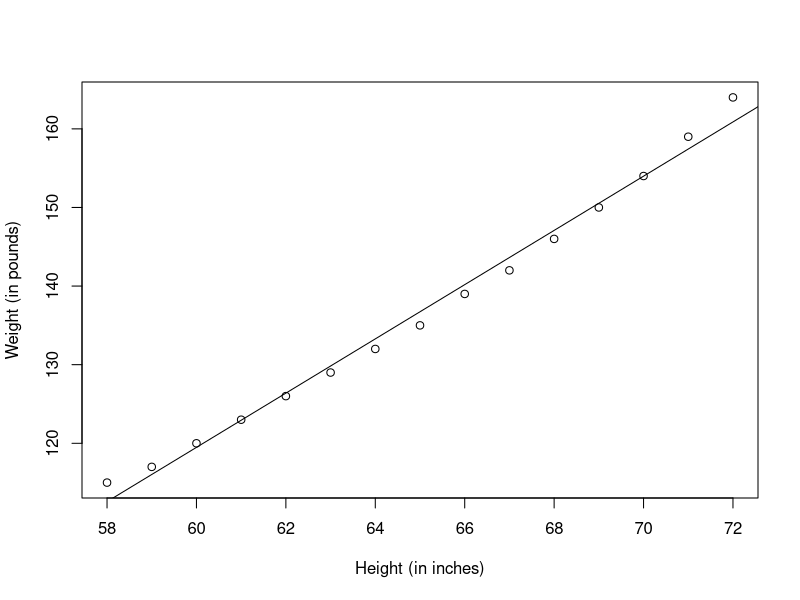
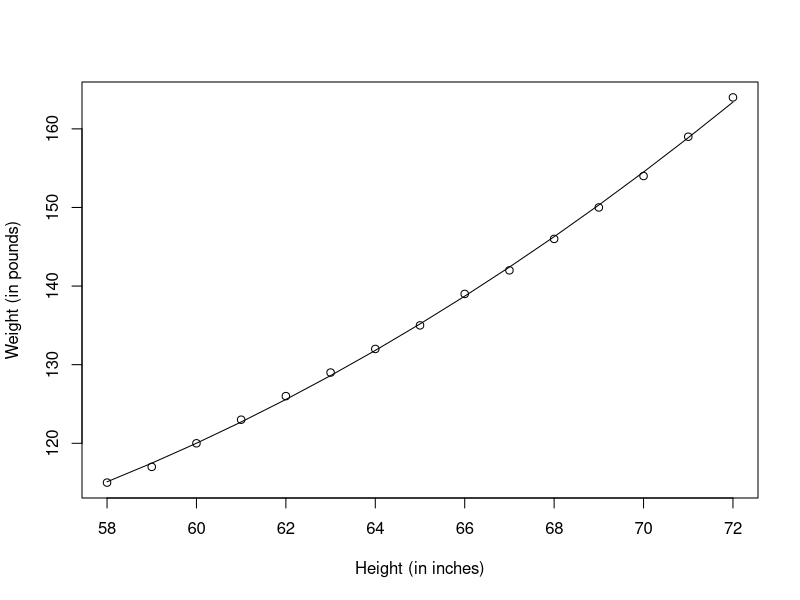
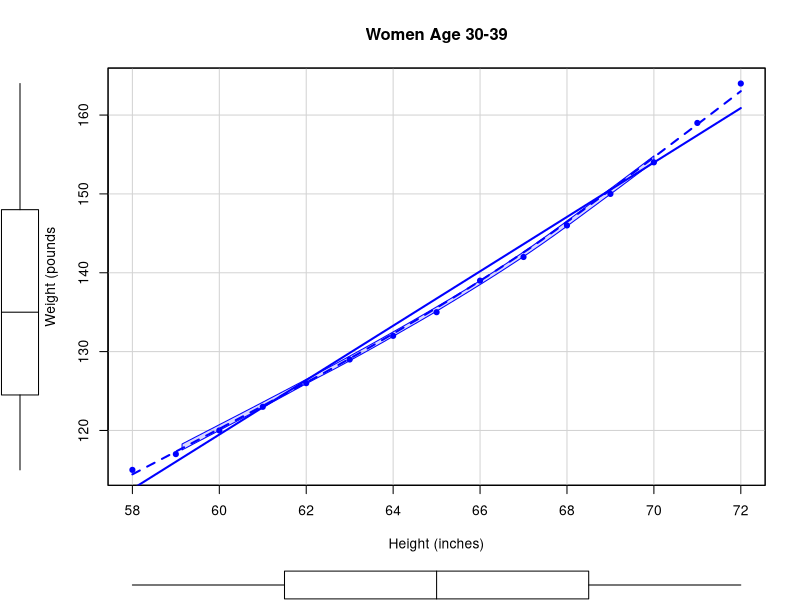
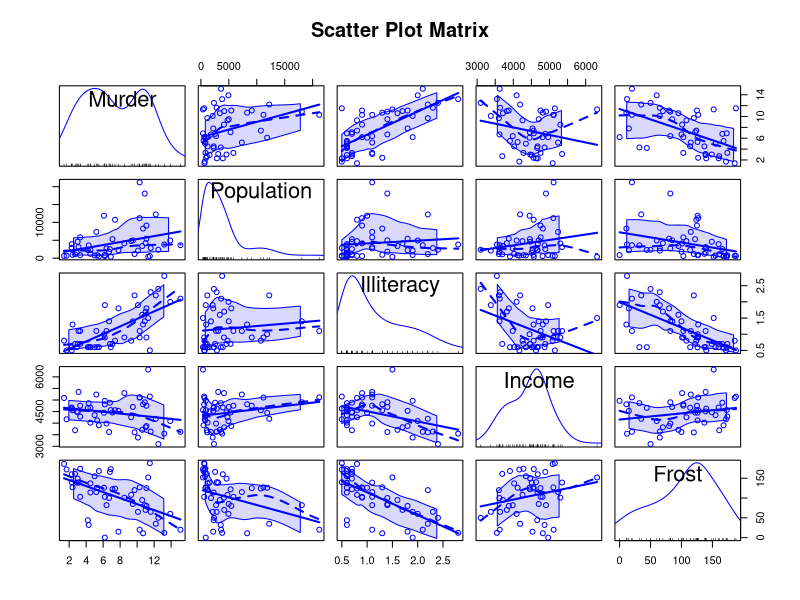

Write the R code that produced these figures, in order. (Note: this script raises an error after producing the figures.)
# Simple Linear Regression
fit <- lm(weight ~ height,data=women)
summary(fit)

women$weight

fitted(fit)

residuals(fit)

plot(women$height,women$weight,
     xlab="Height (in inches)",
     ylab="Weight (in pounds)")
abline(fit)

# Polynomial Regression
fit2 <- lm(weight ~ height + I(height^2), data=women)
summary(fit2)

plot(women$height,women$weight,
     xlab="Height (in inches)",
     ylab="Weight (in pounds)")
lines(women$height,fitted(fit2))

# Cubic Polynomial
fit3 <- lm(weight ~ height + I(height^2) + I(height^3), data=women)
summary(fit3)

# Scatterplot
install.packages("car")
library(car)
scatterplot(weight ~ height,
            data=women,
            spread=FALSE, lty.smooth=2,
            pch=19,
            main="Women Age 30-39",
            xlab="Height (inches)",
            ylab="Weight (pounds")

# Multiple Linear Regression
states <- as.data.frame(state.x77[,c("Murder","Population","Illiteracy","Income","Frost")])

# Examining bivariate relationships
cor(states)

library(car)
scatterplotMatrix(states,spread=FALSE,lty.smooth=2,main="Scatter Plot Matrix")

# Multiple Linear Regression
fit <- lm(Murder ~ Population + Illiteracy + Income + Frost,data=states)
summary(fit)

# Multiple Linear Regression with a significant interaction term
fit <- lm(mpg ~ hp + wt + hp:wt, data=mtcars)
summary(fit)

# Interaction plot for hp*wt
install.packages("effects")
library(effects)
plot(effect("hp:wt",fit,
            list(wt=c(2.2,3.2,4.2))),
            multiline=TRUE)
